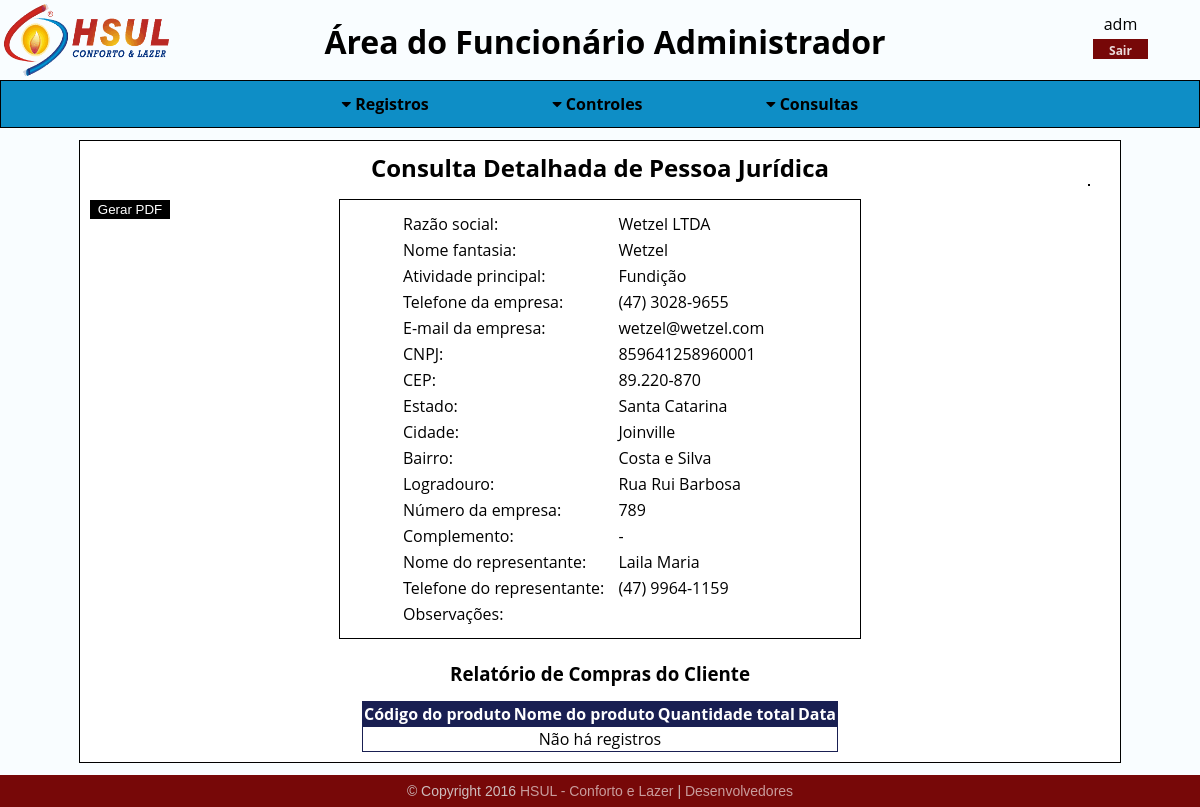
Screenshot of /sistema/hs_menu_funcionarios.php?pasta=clientes/juridicos/consultas/&arq=hs_con_det_juridicos&ext=php&juridicos_id=000001&clientes_id=000008 (signed in) with the database file from the repository.
### tables this page shows
CREATE TABLE `clientesjuridicos` (
  `id` int(6) UNSIGNED ZEROFILL NOT NULL COMMENT 'Identificador único para cada atributo, não havendo possibilidade de repetição.',
  `clientes_id` int(6) UNSIGNED ZEROFILL NOT NULL COMMENT 'Chave estrangeira vinda da tabela de clientes para conectar as informações. ',
  `razao_social` varchar(45) NOT NULL COMMENT 'Campo para a razão social da empresa.',
  `atividade_principal` varchar(20) NOT NULL COMMENT 'Campo para especificar a atividade principal do cliente jurídico.',
  `telefone_empresa` bigint(15) UNSIGNED NOT NULL COMMENT 'Campo para o telefone do cliente jurídico, para entrar em contato com o mesmo.',
  `email_empresa` varchar(70) NOT NULL COMMENT 'Campo para o e-mail do cliente jurídico para entrar em contato com o mesmo.',
  `cnpj` bigint(14) NOT NULL COMMENT 'Campo para CNPJ do cliente jurídico, provendo informações para a localização do mesmo.',
  `numero_empresa` int(5) UNSIGNED NOT NULL COMMENT 'Campo para número do estabelecimento do cliente jurídico, provendo informações para a localização do mesmo.',
  `nome_representante` varchar(45) NOT NULL COMMENT 'Campo para nome do representante da empresa, para entrar em contato com a empresa ou para algum aviso',
  `telefone_representante` bigint(15) UNSIGNED NOT NULL COMMENT 'Campo para telefone do representante da empresa, para entrar em contato com a empresa ou para algum aviso.'
);

CREATE TABLE `clientes` (
  `id` int(6) UNSIGNED ZEROFILL NOT NULL COMMENT 'Identificador único para cada atributo, não havendo possibilidade de repetição.',
  `cidades_id` int(6) UNSIGNED ZEROFILL NOT NULL COMMENT 'Chave estrangeira vinda da tabela de cidades para conectar as informações. ',
  `nome` varchar(45) NOT NULL COMMENT 'Campo para o nome do cliente, seja ele físico ou jurídico.',
  `cep` int(8) UNSIGNED ZEROFILL NOT NULL COMMENT 'Campo para o CEP do cliente, seja ele físico ou jurídico, provendo informações para a localização do mesmo.',
  `bairro` varchar(30) NOT NULL COMMENT 'Campo para o bairro do cliente, seja ele físico ou jurídico, provendo informações para a localização do mesmo.',
  `logradouro` varchar(45) NOT NULL COMMENT 'Campo para a rua do cliente, seja ele físico ou jurídico, provendo informações para a localização do mesmo.',
  `complemento` varchar(20) NOT NULL COMMENT 'Campo para o complemento da residência do cliente, seja ele físico ou jurídico.',
  `observacoes` text COMMENT 'Campo para as observações sobre o cliente, seja ele físico ou jurídico.'
);

CREATE TABLE `estados` (
  `id` int(6) UNSIGNED ZEROFILL NOT NULL COMMENT 'Identificador único para cada atributo, não havendo possibilidade de repetição.',
  `nome` varchar(45) NOT NULL COMMENT 'Campo para nome do estado.'
);

CREATE TABLE `cidades` (
  `id` int(6) UNSIGNED ZEROFILL NOT NULL COMMENT 'Identificador único para cada atributo, não havendo possibilidade de repetição.',
  `estados_id` int(6) UNSIGNED ZEROFILL NOT NULL COMMENT 'Chave estrangeira vinda da tabela de estados para conectar as informações. ',
  `nome` varchar(45) NOT NULL COMMENT 'Campo para nome da cidade.'
);

### sistema/clientes/juridicos/consultas/hs_con_det_juridicos.php (the view, shortened to what this page needs)
<span class="imprimir">
  <h2>Consulta Detalhada de Pessoa Jurídica</h2>
</span>
<form action="../adicionais/php/hs_construirpdf_php.php" id="gerarpdf" method="POST" onsubmit="return catchContent()">
  <button type="submit" class="b_imprimir" id="pdf">Gerar PDF</button>
</form>
<div>
  <div class="registros">
    <?php
      $g_juridicos_id = $_GET['juridicos_id'];
      $g_clientes_id = $_GET['clientes_id'];
      $hs_sel_juridicos = "SELECT clientesjuridicos.*, clientes.*, cidades.nome AS cidades_nome, estados.nome AS estados_nome FROM clientesjuridicos INNER JOIN clientes ON clientesjuridicos.clientes_id=clientes.id  INNER JOIN cidades ON clientes.cidades_id=cidades.id INNER JOIN estados ON cidades.estados_id=estados.id WHERE clientesjuridicos.id='".$g_juridicos_id."'";
      $hs_sel_juridicos_preparado = $conexaobd->prepare($hs_sel_juridicos);
      $hs_sel_juridicos_preparado->execute();
      if($hs_sel_juridicos_preparado->rowCount()>0){
        $hs_sel_juridicos_dados = $hs_sel_juridicos_preparado->fetch();
        $cep = preg_replace('/^(\d{2})(\d{3})(\d{3})$/', '\\1.\\2-\\3', $hs_sel_juridicos_dados['cep']);
        $telefone_empresa = preg_replace('/^(\d{2})(\d{4,5})(\d{4})$/', '($1) $2-$3', $hs_sel_juridicos_dados['telefone_empresa']);
        $telefone_representante = preg_replace('/^(\d{2})(\d{4,5})(\d{4})$/', '($1) $2-$3', $hs_sel_juridicos_dados['telefone_representante']);
    ?>
  <span class="imprimir">
    <table>
      <tr>
        <td>Razão social:</td>
        <td><?php echo $hs_sel_juridicos_dados['razao_social'];?></td>
      </tr>
      <tr>
        <td>Nome fantasia:</td>
        <td><?php echo $hs_sel_juridicos_dados['nome'];?></td>
      </tr>
      <tr>
        <td>Atividade principal:</td>
        <td><?php echo $hs_sel_juridicos_dados['atividade_principal'];?></td>
      </tr>
      <tr>
        <td>Telefone da empresa:</td>
        <td><?php echo $telefone_empresa; ?></td>
      </tr>
      <tr>
        <td>E-mail da empresa:</td>
        <td><?php echo $hs_sel_juridicos_dados['email_empresa']; ?></td>
      </tr>
      <tr>
        <td>CNPJ:</td>
        <td><?php echo $hs_sel_juridicos_dados['cnpj'];?></td>
      </tr>
      <tr>
        <td>CEP:</td>
        <td><?php echo $cep; ?></td>
      </tr>
      <tr>
        <td>Estado:</td>
        <td><?php echo $hs_sel_juridicos_dados['estados_nome'];?></td>
      </tr>
      <tr>
        <td>Cidade:</td>
        <td><?php echo $hs_sel_juridicos_dados['cidades_nome'];?></td>
      </tr>
      <tr>
        <td>Bairro:</td>
        <td><?php echo $hs_sel_juridicos_dados['bairro'];?></td>
      </tr>
      <tr>
        <td>Logradouro:</td>
        <td><?php echo $hs_sel_juridicos_dados['logradouro'];?></td>
      </tr>
      <tr>
        <td>Número da empresa:</td>
        <td><?php echo $hs_sel_juridicos_dados['numero_empresa'];?></td>
      </tr>
      <tr>
        <td>Complemento:</td>
        <td><?php echo $hs_sel_juridicos_dados['complemento'];?></td>
      </tr>
      <tr>
        <td>Nome do representante:</td>
        <td><?php echo $hs_sel_juridicos_dados['nome_representante'];?></td>
      </tr>
      <tr>
        <td>Telefone do representante:</td>
        <td><?php echo $telefone_representante;?></td>
      </tr>
      <tr>
        <td>Observações:</td>
        <td><?php echo $hs_sel_juridicos_dados['observacoes'];?></td>
      </tr>
    </table>
  </span>
  </div>
    <div class="consultas">
      <br />
      <span class="imprimir">
      <h3 align="center">Relatório de Compras do Cliente</h3>
    </span>
    <span class="imprimir">
      <div class="consultas" style="margin-top: -15px;">
      <table>
        <?php
        $hs_sel_orcamentos = "SELECT orcamentos.data_conclusao AS conclusao, produtos.id AS codigo_produto, produtos.nome AS nome_produto, orcamentos_has_produtos.quantidade_por_produto AS quantidade FROM orcamentos INNER JOIN orcamentos_has_produtos ON orcamentos.id=orcamentos_has_produtos.orcamentos_id INNER JOIN produtos ON orcamentos_has_produtos.produtos_id=produtos.id INNER JOIN clientes ON orcamentos.clientes_id=clientes.id INNER JOIN clientesjuridicos ON clientes.id=clientesjuridicos.clientes_id WHERE clientesjuridicos.clientes_id='".$g_clientes_id."' AND status='2'";
        $hs_sel_orcamentos_preparado = $conexaobd->prepare($hs_sel_orcamentos);
        $hs_sel_orcamentos_preparado->execute();
        ?>
        <thead>
          <tr>
            <th>Código do produto</th>
            <th>Nome do produto</th>
            <th>Quantidade total</th>
            <th>Data</th>
          </tr>
        </thead>
        <tbody>
          <?php
            if($hs_sel_orcamentos_preparado->rowCount() > 0){
              while($hs_sel_orcamentos_dados = $hs_sel_orcamentos_preparado->fetch()){
                $data2 = explode("-", $hs_sel_orcamentos_dados['conclusao']);
          ?>
          <tr>
            <td><?php echo $hs_sel_orcamentos_dados['codigo_produto']; ?></td>
            <td><?php echo $hs_sel_orcamentos_dados['nome_produto']; ?></td>
            <td><?php echo $hs_sel_orcamentos_dados['quantidade']; ?></td>
            <td><?php echo $data2[2]."/".$data2[1]."/".$data2[0];  ?></td>
          </tr>
          <?php
            }
            }else{
          ?>
          <tr>
            <td align="center" colspan="4">Não há registros</td>
          </tr>
          <?php
            }
          ?>
        </tbody>
      </table>
      </span>
    </div>
    <?php
      }else{
        echo "Houve um erro na consulta dos dados.";
      }
    ?>
  </div>
</div>

### layout/css/hsul_backend_css.css (style rules this page uses)
* { margin: 0; }
html { height: 100%; width: 100%; }
body { background-color: #f9fdff; height: 100%; width: 100%; }
h2 { text-align: center; }
.registros { padding: 10px; border: 1px solid; width: 500px; justify-content: center; margin: 0 auto; margin-top: 15px; }
.registros table { margin: 0 auto; width: 400px; }
.registros td { min-width: 170px; }
.consultas table { margin: 0 auto; margin-top: 30px; border: 1px solid #191f52; border-collapse: collapse; min-width: 400px; max-width: 1050px; }
.consultas tr td { border: 1px solid #191f52; border-collapse: collapse; }
.consultas th { background-color: #191f52; color: #fff; border: 1px solid #191f52; }
#gerarpdf { background-color: #000; color: #fff; border: 1px solid #000; float: right; margin-right: 20px; }
#pdf { background-color: #000; color: #fff; border: 1px solid #000; float: left; position: absolute; top: 200; left: 90; width: 80px; }

### rows the page displays
clientesjuridicos: razao_social "Wetzel LTDA", clientes.nome "Wetzel", atividade_principal "Fundição", telefone_empresa "(47) 3028-9655", email_empresa "wetzel@wetzel.com", cnpj "859641258960001", clientes.cep "89.220-870", estados.nome "Santa Catarina", cidades.nome "Joinville", clientes.bairro "Costa e Silva", clientes.logradouro "Rua Rui Barbosa", numero_empresa "789", clientes.complemento "-", nome_representante "Laila Maria", telefone_representante "(47) 9964-1159"

### other values shown
$_SESSION['usuario'] "adm"
$funcionario "Administrador"
